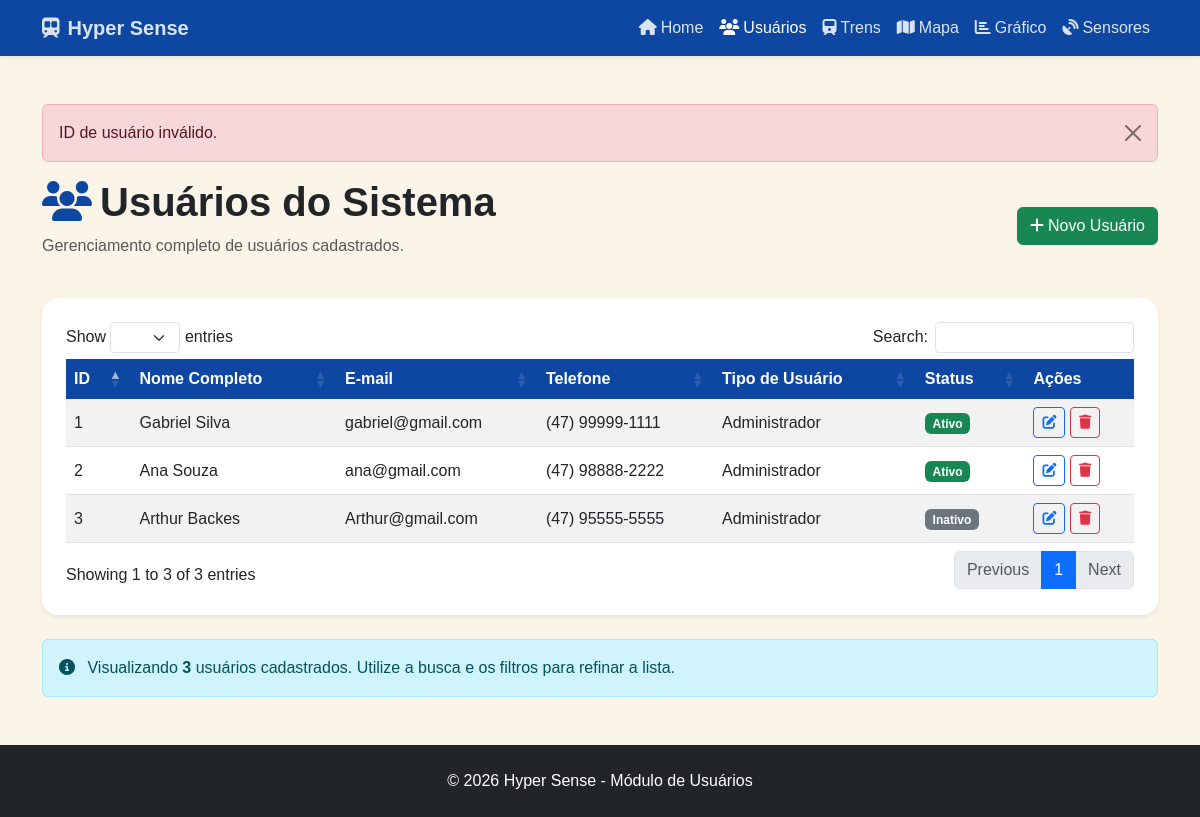
Before: /Tela/usuario.php?erro=id_invalido with the older database file.
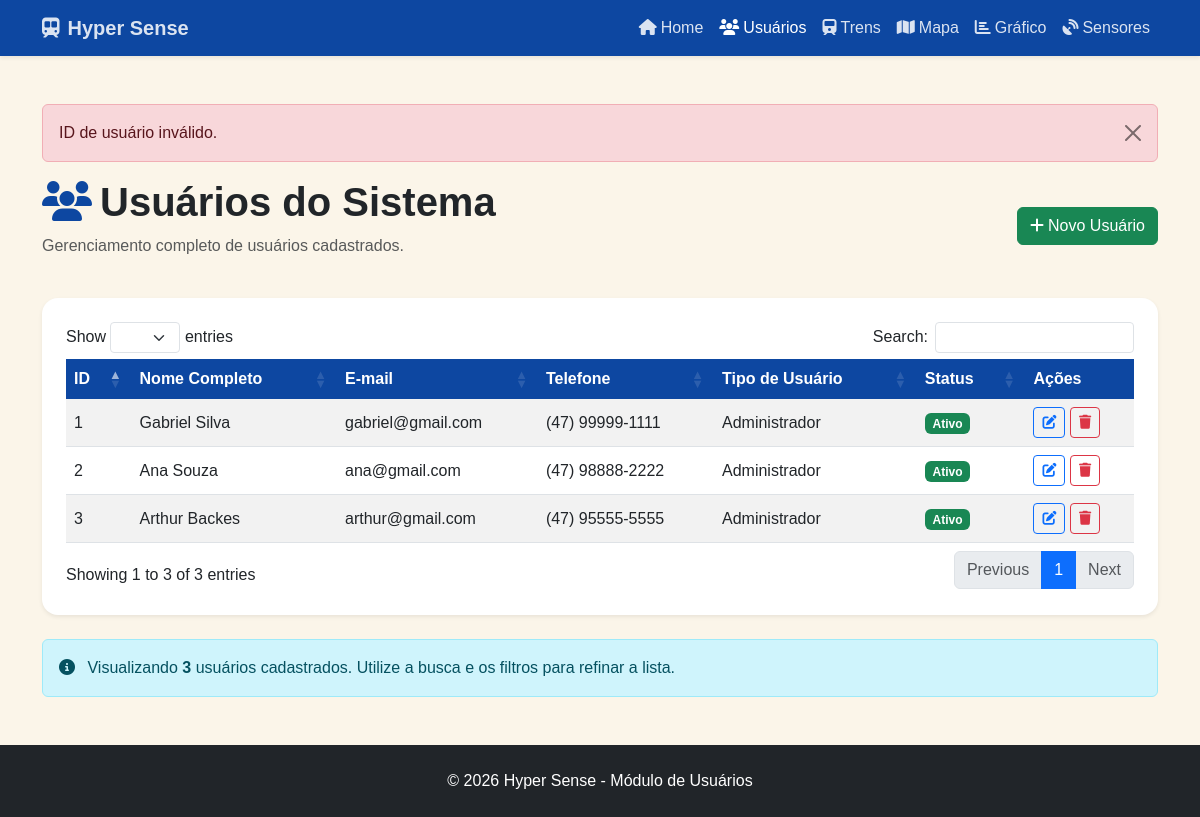
After: the same page with the newer database file.
### tables this page shows
CREATE TABLE IF NOT EXISTS usuarios (
    id INT AUTO_INCREMENT PRIMARY KEY,
    nome VARCHAR(100) NOT NULL,
    email VARCHAR(150) NOT NULL,
    telefone VARCHAR(20) NULL,
    tipo VARCHAR(50) NULL,
    status VARCHAR(20) NOT NULL DEFAULT 'Ativo',
    senha VARCHAR(255) NULL,
    criado_em DATETIME NOT NULL DEFAULT CURRENT_TIMESTAMP,
    ultimo_acesso DATETIME NULL
);

### Tela/usuario.php (the view, shortened to what this page needs)
<?php
require_once "../infra/conexao.php";
$sql = "
    SELECT
        id,
        nome,
        email,
        telefone,
        tipo,
        status,
        criado_em
    FROM usuarios
    ORDER BY id ASC
";
$resultado = $conexao->query($sql);
$usuarios = [];
if ($resultado) {
    while ($usuario = $resultado->fetch_assoc()) {
        $usuarios[] = $usuario;
    }
}
$totalUsuarios = count($usuarios);
$paginaAtual = basename($_SERVER["PHP_SELF"]);
$mensagem = "";
$tipoMensagem = "";
$sucesso = $_GET["sucesso"] ?? "";
$erro = $_GET["erro"] ?? "";
$mensagensSucesso = [
    "cadastro" => "Usuário cadastrado com sucesso!",
    "edicao" => "Usuário atualizado com sucesso!",
    "exclusao" => "Usuário excluído com sucesso!"
];
$mensagensErro = [
    "id_invalido" => "ID de usuário inválido.",
    "nao_encontrado" => "Usuário não encontrado."
];
if (isset($mensagensSucesso[$sucesso])) {
    $mensagem = $mensagensSucesso[$sucesso];
    $tipoMensagem = "success";
} elseif (isset($mensagensErro[$erro])) {
    $mensagem = $mensagensErro[$erro];
    $tipoMensagem = "danger";
}
function isAtiva(string $pagina, string $paginaAtual): string {
    return $pagina === $paginaAtual ? "active" : "";
}
function statusBadgeClass(string $status): string {
    return $status === "Ativo" ? "bg-success" : "bg-secondary";
}
?>
<!DOCTYPE html>
<html lang="pt-br">
<head>
    <link href="https://cdn.jsdelivr.net/npm/bootstrap@5.3.0/dist/css/bootstrap.min.css" rel="stylesheet">
    <link rel="stylesheet" href="https://cdnjs.cloudflare.com/ajax/libs/font-awesome/6.4.0/css/all.min.css">
    <link rel="stylesheet" href="https://cdn.datatables.net/1.13.4/css/dataTables.bootstrap5.min.css">
    <link rel="stylesheet" href="https://cdn.datatables.net/responsive/2.5.0/css/responsive.bootstrap5.min.css">
    <link rel="stylesheet" href="../Css/style.css">
</head>
<body>
<nav class="navbar navbar-expand-lg navbar-dark navbar-hyper shadow-sm">
    <div class="container">
        <a class="navbar-brand fw-bold" href="index.php">
            <i class="fas fa-train-subway me-2"></i>Hyper Sense
        </a>
        <div class="collapse navbar-collapse" id="navbarMain">
            <ul class="navbar-nav ms-auto mb-2 mb-lg-0">
                <li class="nav-item"><a class="nav-link <?= isAtiva('index.php', $paginaAtual) ?>" href="index.php"><i class="fas fa-home me-1"></i>Home</a></li>
                <li class="nav-item"><a class="nav-link <?= isAtiva('usuario.php', $paginaAtual) ?>" href="usuario.php"><i class="fas fa-users me-1"></i>Usuários</a></li>
                <li class="nav-item"><a class="nav-link <?= isAtiva('trens.php', $paginaAtual) ?>" href="trens.php"><i class="fas fa-train me-1"></i>Trens</a></li>
                <li class="nav-item"><a class="nav-link <?= isAtiva('mapa.php', $paginaAtual) ?>" href="mapa.php"><i class="fas fa-map me-1"></i>Mapa</a></li>
                <li class="nav-item"><a class="nav-link <?= isAtiva('grafico.php', $paginaAtual) ?>" href="grafico.php"><i class="fas fa-chart-bar me-1"></i>Gráfico</a></li>
                <li class="nav-item"><a class="nav-link <?= isAtiva('sensores.php', $paginaAtual) ?>" href="sensores.php"><i class="fas fa-satellite-dish me-1"></i>Sensores</a></li>
            </ul>
        </div>
    </div>
</nav>
<div class="container my-5">
    <?php if ($mensagem): ?>
        <div class="alert alert-<?= htmlspecialchars($tipoMensagem, ENT_QUOTES, "UTF-8") ?> alert-dismissible fade show" role="alert">
            <?= htmlspecialchars($mensagem, ENT_QUOTES, "UTF-8") ?>
            <button type="button" class="btn-close" data-bs-dismiss="alert" aria-label="Fechar"></button>
        </div>
    <?php endif; ?>
    <div class="row mb-4">
        <div class="col">
            <h1 class="display-6 fw-semibold">
                <i class="fas fa-users text-primary me-2"></i>Usuários do Sistema
            </h1>
            <p class="text-muted">Gerenciamento completo de usuários cadastrados.</p>
        </div>
        <div class="col-auto align-self-center">
            <a href="Cadastro.php" class="btn btn-success">
                <i class="fas fa-plus me-1"></i>Novo Usuário
            </a>
        </div>
    </div>
    <div class="card shadow-sm border-0 rounded-4">
        <div class="card-body p-4">
            <div class="table-responsive">
                <table id="tabelaUsuarios" class="table table-hover table-striped align-middle">
                    <thead class="table-primary">
                        <tr>
                            <th>ID</th>
                            <th>Nome Completo</th>
                            <th>E-mail</th>
                            <th>Telefone</th>
                            <th>Tipo de Usuário</th>
                            <th>Status</th>
                            <th>Ações</th>
                        </tr>
                    </thead>
                    <tbody>
                        <?php foreach ($usuarios as $usuario): ?>
                            <tr data-id="<?= htmlspecialchars($usuario["id"], ENT_QUOTES, "UTF-8") ?>">
                                <td><?= htmlspecialchars($usuario["id"], ENT_QUOTES, "UTF-8") ?></td>
                                <td><?= htmlspecialchars($usuario["nome"], ENT_QUOTES, "UTF-8") ?></td>
                                <td><?= htmlspecialchars($usuario["email"], ENT_QUOTES, "UTF-8") ?></td>
                                <td><?= htmlspecialchars($usuario["telefone"], ENT_QUOTES, "UTF-8") ?></td>
                                <td><?= htmlspecialchars($usuario["tipo"], ENT_QUOTES, "UTF-8") ?></td>
                                <td>
                                    <span class="badge <?= statusBadgeClass($usuario["status"]) ?>">
                                        <?= htmlspecialchars($usuario["status"], ENT_QUOTES, "UTF-8") ?>
                                    </span>
                                </td>
                                <td>
                                    <a href="editar.php?id=<?= (int)$usuario["id"] ?>" class="btn btn-sm btn-outline-primary" title="Editar usuário">
                                        <i class="fas fa-edit"></i>
                                    </a>
                                    <a href="excluir.php?id=<?= (int)$usuario["id"] ?>" class="btn btn-sm btn-outline-danger btn-excluir-usuario" title="Excluir usuário">
                                        <i class="fas fa-trash"></i>
                                    </a>
                                </td>
                            </tr>
                        <?php endforeach; ?>
                    </tbody>
                </table>
            </div>
        </div>
    </div>
    <div class="alert alert-info mt-4" role="alert">
        <i class="fas fa-info-circle me-2"></i>
        Visualizando
        <strong><span id="totalUsuariosSpan"><?= htmlspecialchars($totalUsuarios, ENT_QUOTES, "UTF-8") ?></span></strong>
        usuários cadastrados.
        Utilize a busca e os filtros para refinar a lista.
    </div>
</div>
<footer class="bg-dark text-white py-4 mt-5">
    <div class="container text-center">
        <p class="mb-0">&copy; <?= date("Y") ?> Hyper Sense - Módulo de Usuários</p>
    </div>
</footer>
</body>
</html>

### Css/style.css (style rules this page uses)
:root { --hyper-azul: #1e88e5; --hyper-azul-escuro: #0d47a1; --hyper-fundo: #fbf5e9; }
html, body { background: var(--hyper-fundo); min-height: 100vh; }
body { font-family: Arial, Helvetica, sans-serif; }
.navbar-hyper { background: var(--hyper-azul-escuro) !important; }
.navbar-hyper .navbar-brand, .navbar-hyper .nav-link { font-family: 'Orbitron', Arial, sans-serif; color: rgba(255, 255, 255, 0.85); }
.navbar-hyper .nav-link.active, .navbar-hyper .nav-link:hover { color: #fff; }
.card { overflow: hidden; }
.table thead th { background: var(--hyper-azul-escuro); color: #fff; border: 0; white-space: nowrap; }
.table tbody td { vertical-align: middle; }
.text-primary { color: var(--hyper-azul-escuro) !important; }

Changed rows visible on the page:
changed usuarios "Arthur Backes": email "Arthur@gmail.com" → "arthur@gmail.com"; status "Inativo" → "Ativo"
